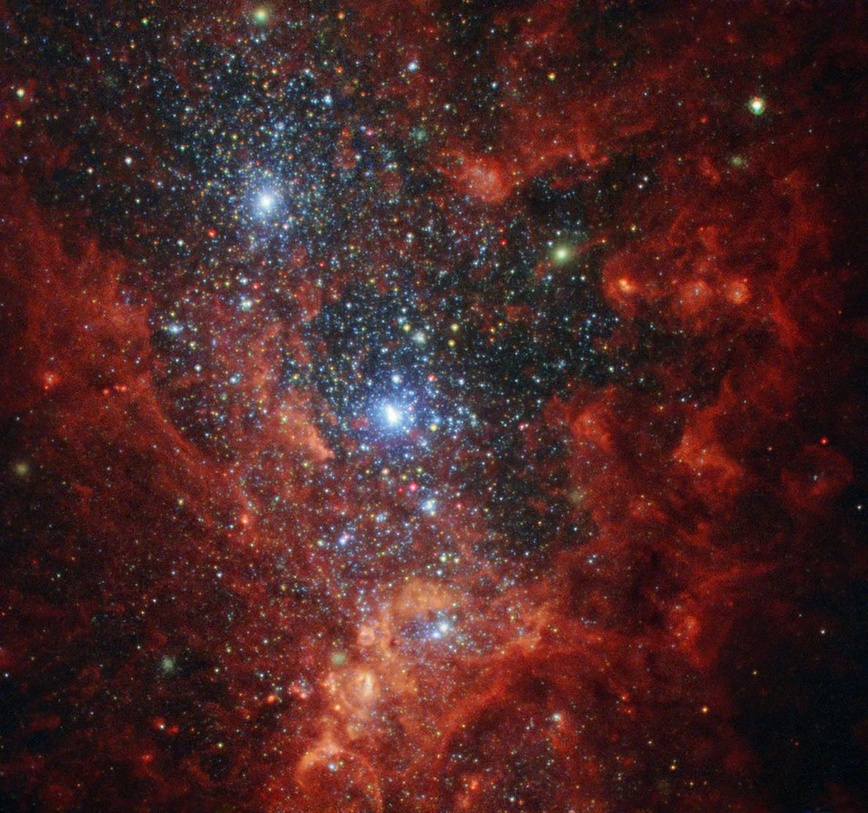
#> input picture space.jpg, 868 x 813 px, shrunk from 1190 x 1114 before the run
$ python blackhole.py
#> lines starting #> are read from the running program, lines starting #| are printed output that depends on the picture
#> further down, image is the input picture: shape (813, 868, 3); mean R, G, B 73.2, 38.2, 37.4
import numpy as np
import matplotlib.pyplot as plt
from scipy.ndimage import map_coordinates

def lens_equation(theta, mass, d_lens, d_source):
    """
    Calcule les angles déviés theta pour les angles originaux beta.
    """
    G = 6.67430e-11  # Gravitational constant
    c = 299792458    # Speed of light
    rs = 4 * G * mass / c**2  # Schwarzschild Radius
    r = np.maximum(theta * d_lens, 1e-40)
    #r=theta*d_lens+1e-40
    # Distance from centre of black hole : d = tan(theta)*d_lens = theta * dlens
    # lens equation : \delta \theta = GM/(c²*d)
    # d_source - d_lens = distance between lens and image
    # return equivalent angle due to lens deviation
    return theta - (rs / r) * (d_source - d_lens) / d_source

def raytrace_channel(channel, mass, d_lens, d_source, scale):
    """
        RayTracing for one channel
    """
#> called with mass = 1e+30, d_lens = 1000000, d_source = 1001000, scale = 5.9e-06
    height, width = channel.shape
#> height = 813; width = 868
    y, x = np.indices((height, width)) # x=[1 2 3 ] [1 2 3]... and y=[0 0 0][1 1 1]...


    theta_x = (x - width // 2) * scale
    theta_y = (y - height // 2) * scale
    theta = np.sqrt(theta_x**2 + theta_y**2) # theta contains the angle from the center for each pixel

    G = 6.67430e-11  # Gravitational constant
    c = 299792458    # So bad name speed of light
    rs = 2 * G * mass / c**2  # Schwarzschild radius

    beta = lens_equation(theta, mass, d_lens, d_source)
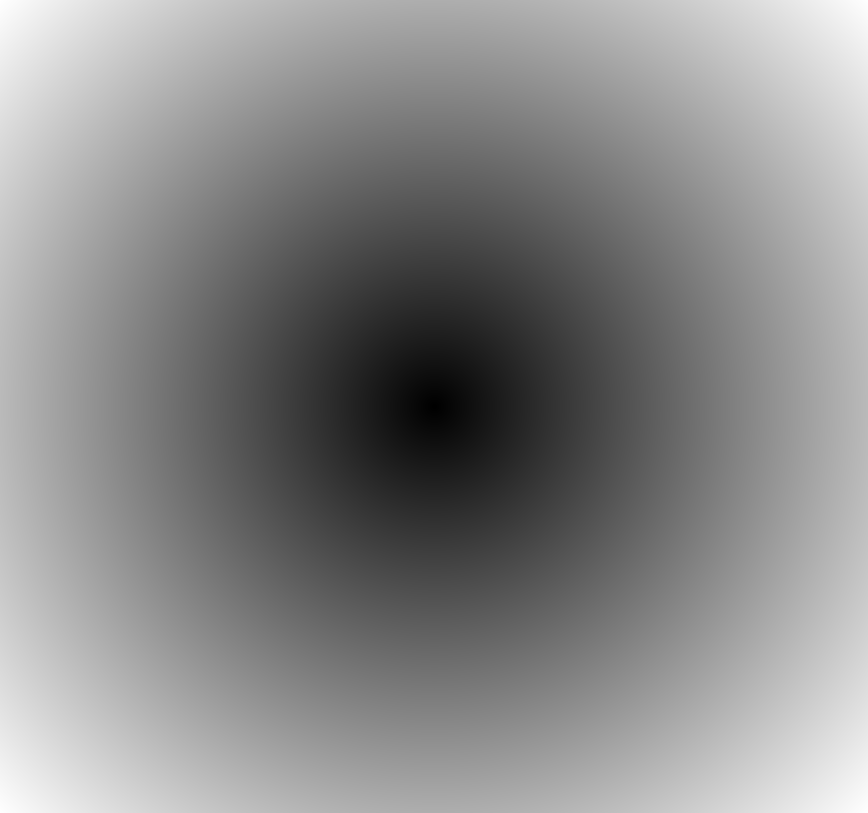
#> theta: shape (813, 868) float64; min 0, max 0.00351, mean 0.0019; drawn with min black and max white
    # bet now contains adapted angle

    valid = theta > 1e-20
    schwarzschild = theta * d_lens < rs #0.00081362/3
    print(rs, theta, theta *d_lens)
#> (printed output is left out)
    beta_x = np.zeros_like(theta_x)
    beta_y = np.zeros_like(theta_y)

    # Recalculate projection on image on x_axis and y_axis
    beta_x[valid] = beta[valid] * theta_x[valid] / theta[valid]
    beta_y[valid] = beta[valid] * theta_y[valid] / theta[valid]


    # Center
    beta_x_pix = beta_x / scale + width // 2
    beta_y_pix = beta_y / scale + height // 2

    # Map coordonnates to scale
    deformed_channel = map_coordinates(channel, [beta_y_pix.flatten(), beta_x_pix.flatten()], order=1, mode='wrap').reshape(height, width)
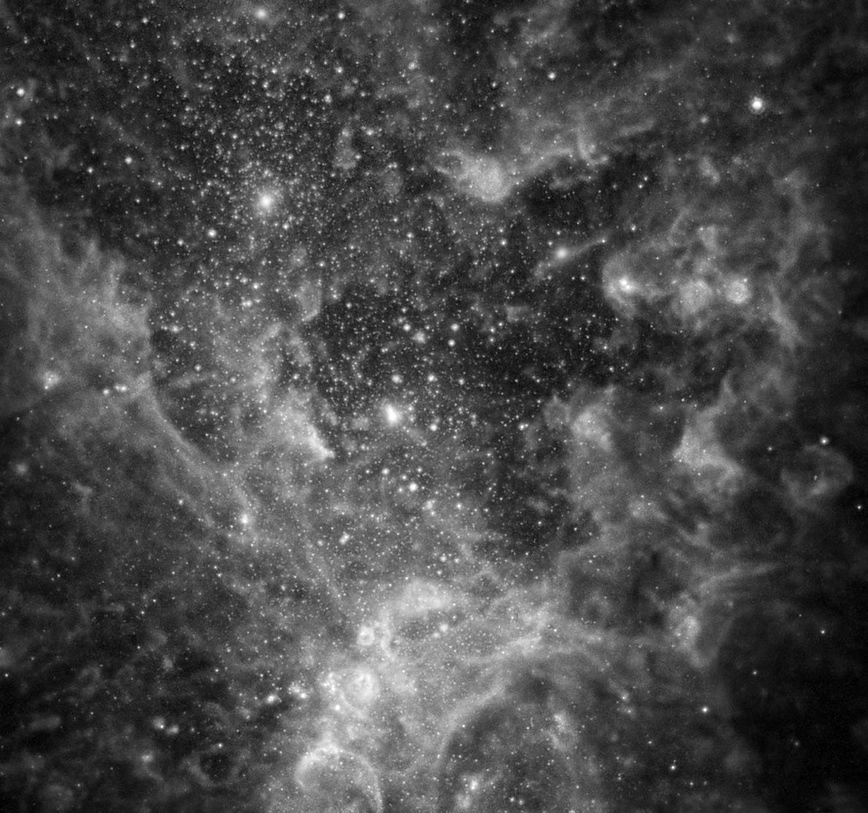
#> channel: shape (813, 868); min 0, max 255, mean 73.2

    # Assombrir les pixels qui sont à l'intérieur du rayon de Schwarzschild
    deformed_channel[schwarzschild] = 0
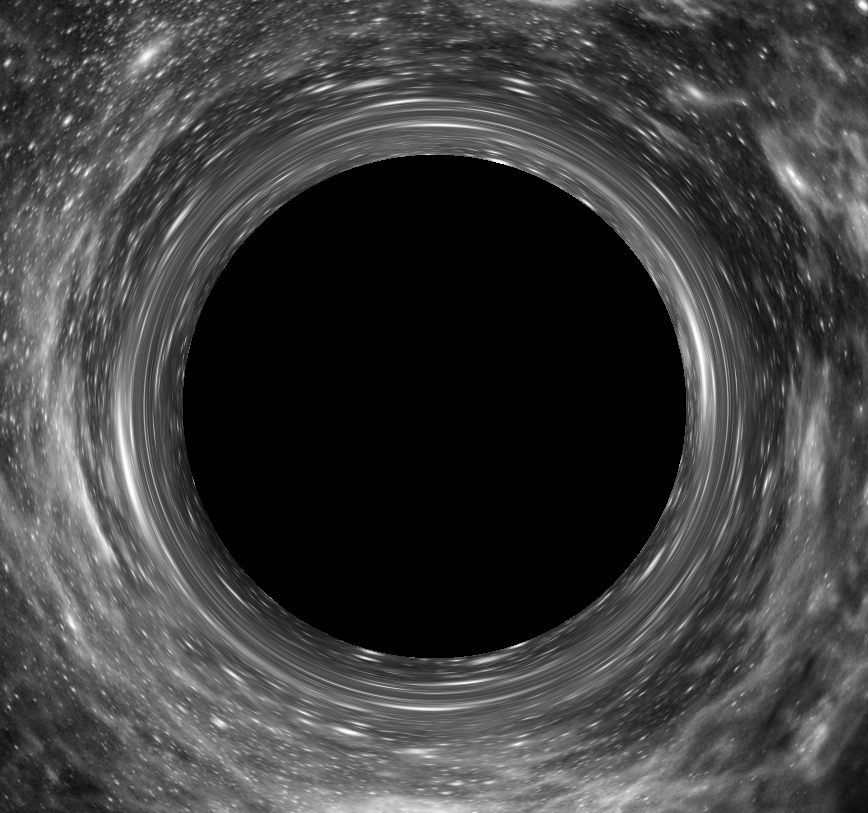
#> deformed_channel: shape (813, 868); min 0, max 255, mean 61.7

    return deformed_channel


def raytrace_image(image, mass, d_lens, d_source, scale):
    """
        Ray Tracing for 3 channels
    """
    deformed_red = raytrace_channel(image[:, :, 0], mass, d_lens, d_source, scale)
    deformed_green = raytrace_channel(image[:, :, 1], mass, d_lens, d_source, scale)
#> (printed output is left out)
    deformed_blue = raytrace_channel(image[:, :, 2], mass, d_lens, d_source, scale)
#> call 3 of raytrace_channel, with mass = 1e+30, d_lens = 1000000, d_source = 1001000, scale = 5.9e-06
#> (printed output is left out)
#> in raytrace_channel (call 3), `deformed_channel = map_coordinates(channel, [beta_y_pix.flatten(), bet..`:
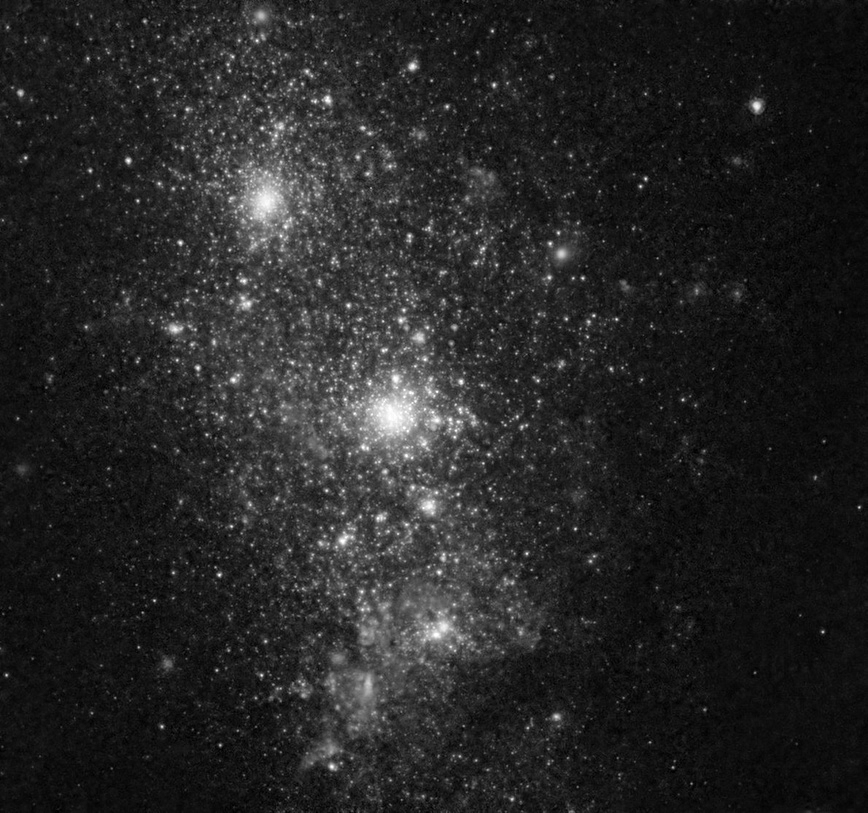
#> channel: shape (813, 868); min 0, max 255, mean 37.4
#> in raytrace_channel (call 3), `deformed_channel[schwarzschild] = 0`:
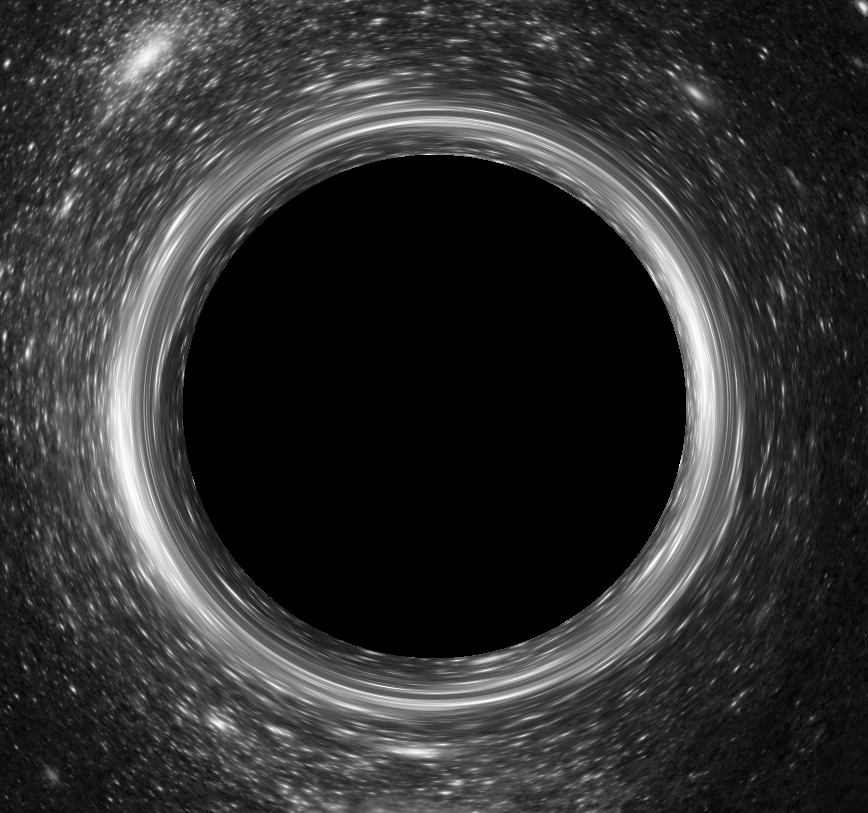
#> deformed_channel: shape (813, 868); min 0, max 255, mean 49
    deformed_image = np.stack([deformed_red, deformed_green, deformed_blue], axis=-1)
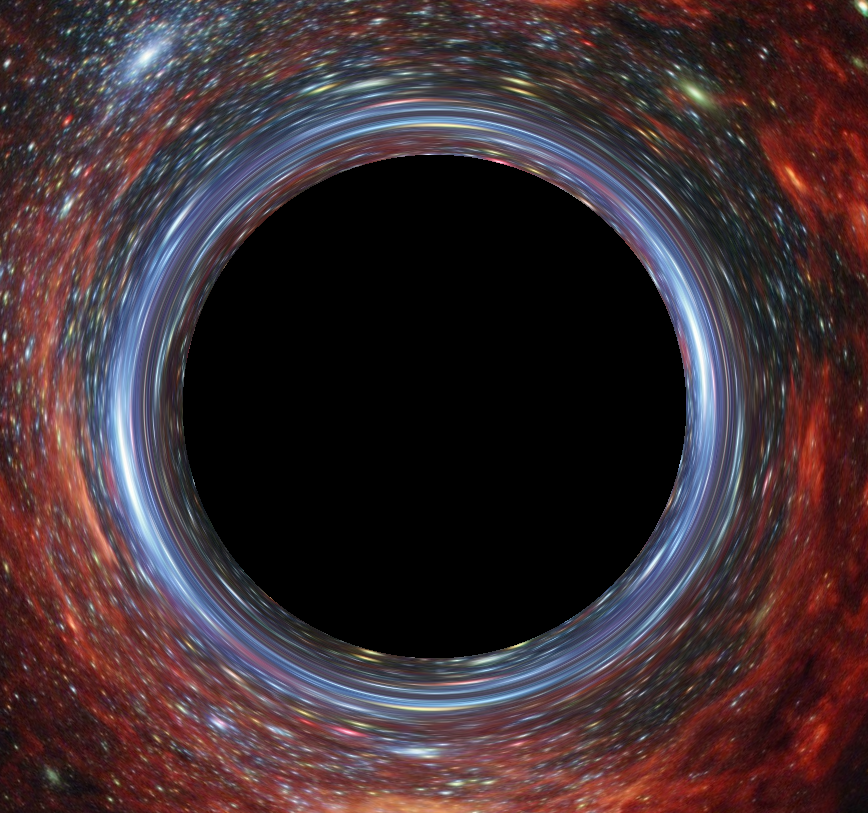
#> deformed_image: shape (813, 868, 3); mean of channels 0, 1, 2 61.7, 44.9, 49; drawn as R, G, B
    return deformed_image

image = plt.imread('space.jpg')  # Background image (color)
mass = 1e30  # Object mass
d_lens = 1e06  # Distance to object
d_source = 1.001e06  # Distance to source
scale = 0.0000059  # Radians seen for 1 pixel, equivalent for 1 arcsecond (1/(60*60)*2pi/180)

deformed_image = raytrace_image(image.copy(), mass, d_lens, d_source, scale)

fig, axs = plt.subplots(1, 2)

axs[0].imshow(image)
axs[0].axis('off')  # no axis
axs[0].set_title('Initial')
axs[1].imshow(deformed_image)
axs[1].axis('off')  # no axis
axs[1].set_title('Black hole deformation')

plt.show()
